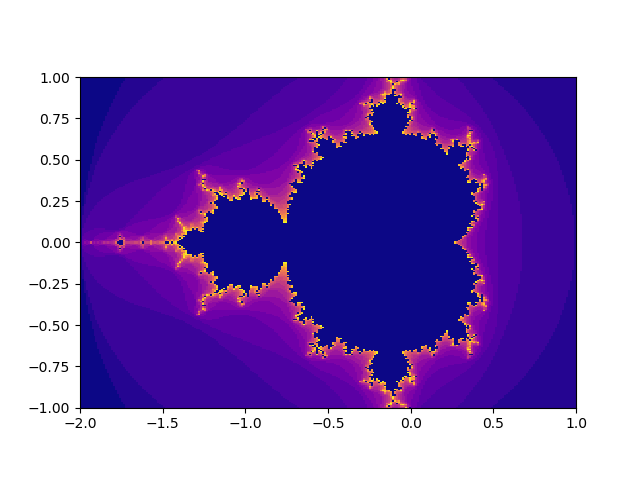

Python code for this plot:
#!/usr/plocal/bin/python3
import numpy as np
import pylab as pl
from matplotlib import cm

ninter = 25
x = np.linspace(-2,1,256)
y = np.linspace(-1,1,256)
mandset = np.zeros([256,256])

for i in range(len(x)):
  for j in range(len(y)):
    Z = 0
    C = x[j] + 1j*y[i]
    for k in range(ninter):
      Z = Z**2 + C
      if np.absolute(Z)>2:
        mandset[i,j] = k
        break


pl.imshow(mandset,extent=[-2,1,-1,1],cmap = 'plasma')
pl.savefig('mandelbrot.png')
#pl.show()
